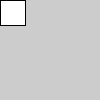
Frame 1 (no input)
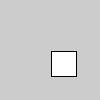
Frame 60 (the mouse pressed at the canvas centre just before this capture)
Frame 120 (the mouse held since frame 60 and released just before this capture): identical to frame 60, image omitted

The Processing sketch that drew these frames (run headless with seeded random() and noise(); from frame 60 on, the mouse is pressed at the canvas centre):

// Processing sketch: jwatson_PP2_2
// ── jwatson_PP2_2.pde
//Declare variables
float x = 0.0;
float y = 0.0;

//2. Set display size
void setup() {
  size(100, 100);
}

void draw() {
  //Set background
  background(204);
  //Draw shape. Increment stepsze
  rect(x, y, 25, 25);
  //Include conditional statement.  What do you want your variable to do 
  //once it reaches a certian position? 
  if (x > 50){
    rect(x, y, 25, 25);
  } else {
    x += 1;
    y += 1;
  }
}
